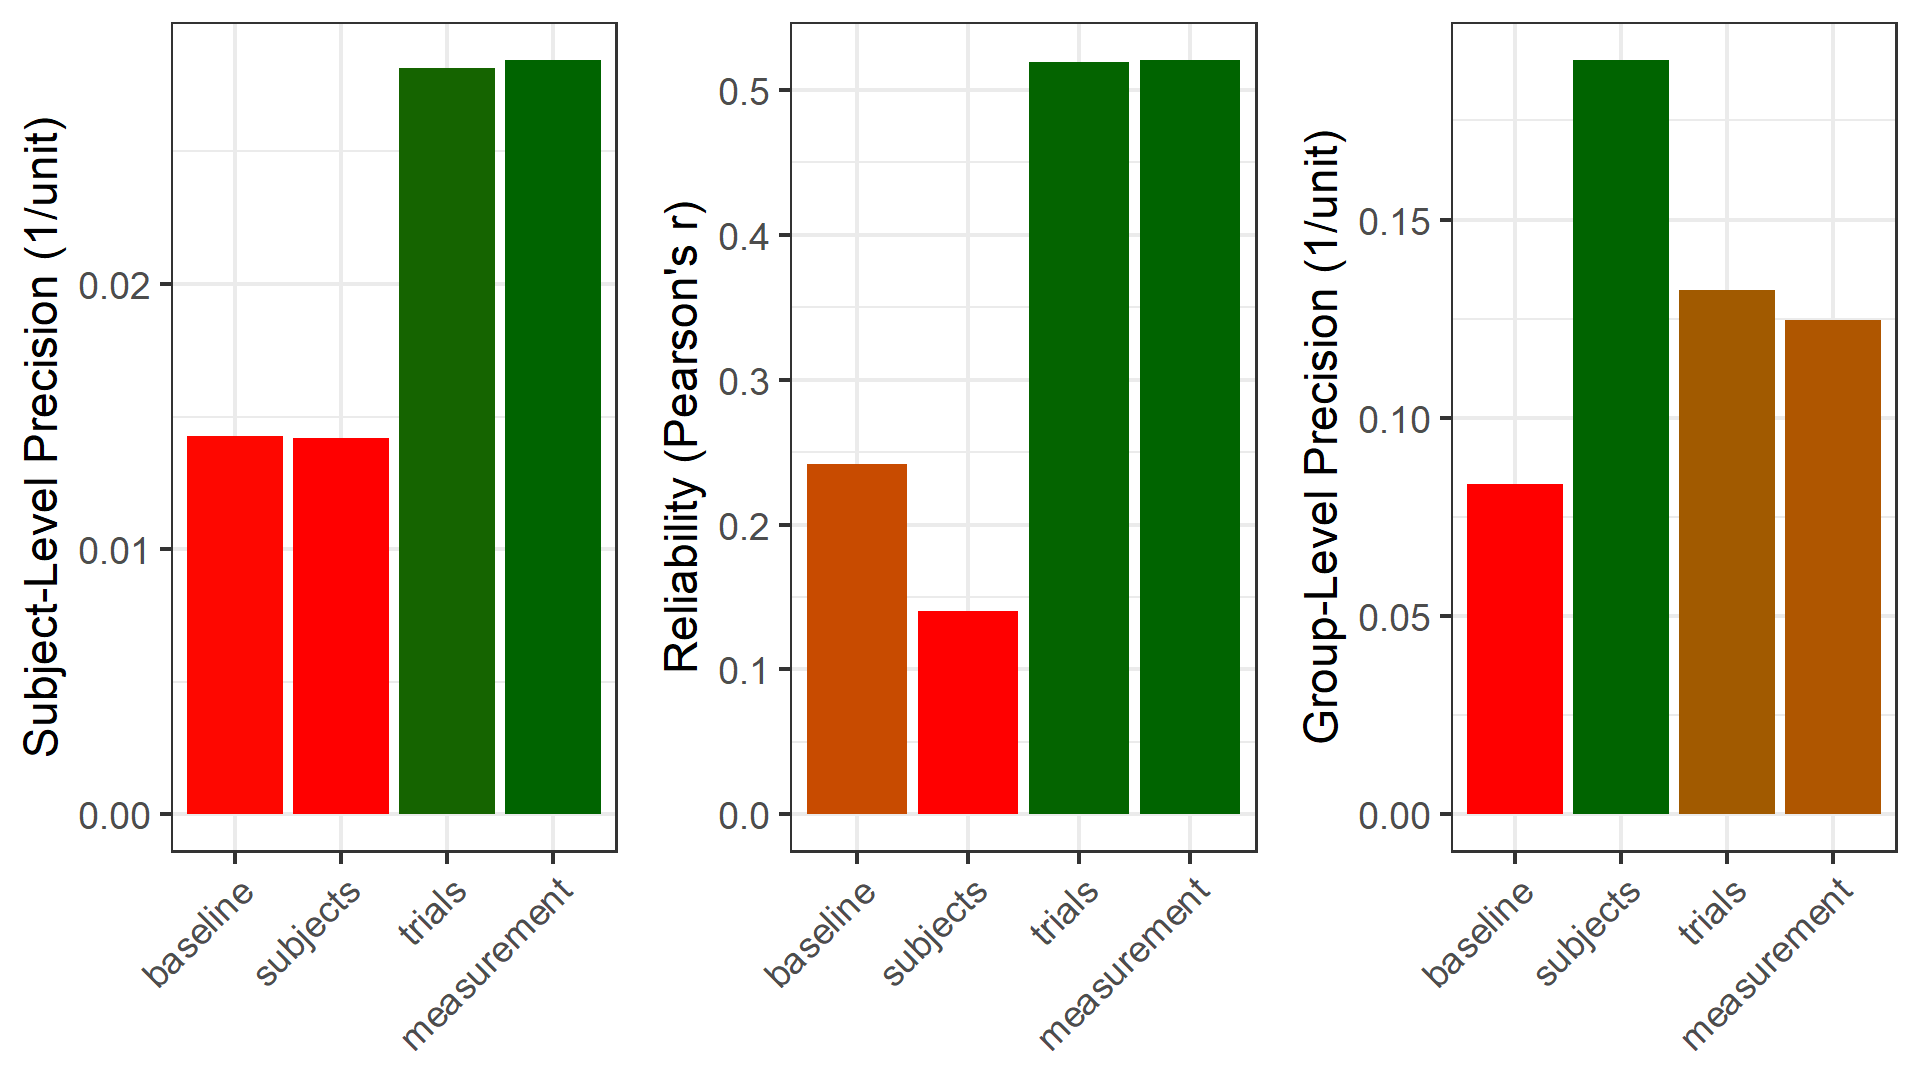

The R source for this figure:
library(tidyverse)
library(apa)

sd.trial1 = 500 #sd of random noise on trial-level (i.e. imprecision of the measurement device)
sd.trial2 = 250 #lower sd = more precise measurement

sd.subjects = 50  #standard deviation of sample
m = 500 #arbitrary population mean (even though it may be more plausible that smaller sd is related to smaller mean)

trial.n1 = 50
trial.n2 = trial.n1 * 4 #4x the trials = 2x the subject-level precision (if no sequence effects)

subject.n1 = 64
subject.n2 = subject.n1 * 4 #4x the subjects = 2x the group-level precision

odd  = function(x) return(x[1:length(x) %% 2 != 0])
even = function(x) return(x[1:length(x) %% 2 == 0])
se = function(x, na.rm = FALSE) {
  sd(x, na.rm) / sqrt(if(na.rm==F) length(x) else sum(is.na(x)==F))
}

set.seed(5713213)

m.subjects = m + rnorm(subject.n2, sd=sd.subjects) #draw subject-level means with sd = sample sd
sample.imprecise = m.subjects %>% lapply(function(x) {x + rnorm(trial.n2, sd=sd.trial1)} %>% tibble(x=.)) %>% #for each subject-level mean, draw trials with sd = trial-level imprecision
  bind_rows(.id="subject") %>% group_by(subject) %>% mutate(trial = 1:n(), subject = subject %>% as.integer())
sample.precise = m.subjects %>% lapply(function(x) {x + rnorm(trial.n2, sd=sd.trial2)} %>% tibble(x=.)) %>% #for each subject-level mean, draw trials with sd = trial-level imprecision
  bind_rows(.id="subject") %>% group_by(subject) %>% mutate(trial = 1:n(), subject = subject %>% as.integer())


sample.baseline = #imprecise measurement, few subjects, few trials
  sample.imprecise %>% filter(subject <= subject.n1, trial <= trial.n1) %>% 
  group_by(subject) %>% summarise(x.m = mean(x), #calculate subject-level means from simulated trial-data
                                  x.odd = x %>% odd() %>% mean(), 
                                  x.even = x %>% even() %>% mean(),
                                  x.sd = sd(x),
                                  x.se = se(x),
                                  x.se.odd = x %>% odd() %>% se(),
                                  x.se.even = x %>% even() %>% se())

sample.subjects = #imprecise measurement, many subjects, few trials
  sample.imprecise %>% filter(trial <= trial.n1) %>% 
  group_by(subject) %>% summarise(x.m = mean(x), #calculate subject-level means from simulated trial-data
                                  x.odd = x %>% odd() %>% mean(), 
                                  x.even = x %>% even() %>% mean(),
                                  x.sd = sd(x),
                                  x.se = se(x),
                                  x.se.odd = x %>% odd() %>% se(),
                                  x.se.even = x %>% even() %>% se())

sample.trials = #imprecise measurement, few subjects, many trials
  sample.imprecise %>% filter(subject <= subject.n1) %>% 
  group_by(subject) %>% summarise(x.m = mean(x), #calculate subject-level means from simulated trial-data
                                  x.odd = x %>% odd() %>% mean(), 
                                  x.even = x %>% even() %>% mean(),
                                  x.sd = sd(x),
                                  x.se = se(x),
                                  x.se.odd = x %>% odd() %>% se(),
                                  x.se.even = x %>% even() %>% se())

sample.measurement = #precise measurement, few subjects, few trials
  sample.precise %>% filter(subject <= subject.n1, trial <= trial.n1) %>% 
  group_by(subject) %>% summarise(x.m = mean(x), #calculate subject-level means from simulated trial-data
                                  x.odd = x %>% odd() %>% mean(), 
                                  x.even = x %>% even() %>% mean(),
                                  x.sd = sd(x),
                                  x.se = se(x),
                                  x.se.odd = x %>% odd() %>% se(),
                                  x.se.even = x %>% even() %>% se())


hierarchy = sample.baseline %>% mutate(sample = "baseline", n.trials = trial.n1) %>% 
  bind_rows(sample.subjects %>% mutate(sample = "subjects", n.trials = trial.n1)) %>%
  bind_rows(sample.trials %>% mutate(sample = "trials", n.trials = trial.n2)) %>% 
  bind_rows(sample.measurement %>% mutate(sample = "measurement", n.trials = trial.n1)) %>% 
  mutate(sample = sample %>% as_factor())

hierarchy.summary = hierarchy %>% group_by(sample) %>% 
  summarise(n.subjects = n(),
            n.trials = n.trials %>% mean(),
            M = mean(x.m),           #should be ~ m
            SD.subject = mean(x.sd), #should be ~ c(rep(sd.trial1, 3), sd.trial2) #average SD within every subject, across trials
            SE.subject = mean(x.se), #should be ~ c(rep(sd.trial1, 3), sd.trial2) / sqrt(c(trial.n1, trial.n1, trial.n2, trial.n1))
            SD.total = sd(x.m),      #should be ~ sd.subjects #but is inflated by subject-level variance
            SE.total = se(x.m),      #should be ~ sd.subjects / sqrt(c(subject.n1, subject.n2, subject.n1, subject.n1))
            #SD.between = sqrt(SD.total^2 - SD.subject^2/n.trials), #estimation adapted from Penny & Holmes (2003) #may be incorrect
            precision.group = 1 / SE.total,  
            precision.subject = 1 / SE.subject,
            reliability = cor(x.odd, x.even)) #%>% select(sample, n.subjects, n.trials, SD.subject, contains("precision"), reliability) %>% rename(precision.measurement = SD.subject)

hierarchy.summary
#more subjects increase group-level precision but not subject-level precision or reliability
#more trials & higher measurement precision carry on to increase group-level precision while boosting subject-level precision & reliability
#(but benefit on group-level depends on within-subject variability, i.e., sd.trial)
# => plot to see relative benefits

#"input" parameters
hierarchy.summary %>% pivot_longer(cols=c("n.subjects", "n.trials", "SD.subject"), names_to = "input") %>% 
  group_by(input) %>% mutate(precision = case_when(input == "SD.subject" ~ ifelse(value < quantile(value, prob=.25), "high", "low"),
                                                   value >= quantile(value, prob=.75) ~ "high",
                                                   T ~ "low")) %>% ungroup() %>% 
  ggplot(aes(x=sample, y=value, fill=precision)) + facet_wrap(vars(input), nrow=1, scales="free") +
  geom_col() + theme_bw() + scale_fill_manual(values=c("low" = "red", "high" = "darkgreen"))

#"output" parameters
scale01 = function(x) { return((x - min(x)) / (max(x) - min(x))) }
## can't add individual y-labs with facet_wrap => use cowplot
# hierarchy.summary %>% pivot_longer(cols=c("precision.group", "precision.subject", "reliability"), names_to = "output") %>% 
#   mutate(output = output %>% factor(levels=c("precision.subject", "reliability", "precision.group"))) %>% 
#   group_by(output) %>% mutate(precision = (value - min(value)) / (max(value) - min(value))) %>% ungroup() %>% 
#   ggplot(aes(x=sample, y=value, fill=precision)) + facet_wrap(vars(output), nrow=1, scales="free") +
#   geom_col() + theme_bw() + labs(x="", y="") + theme(legend.position = "none") + 
#   theme(axis.text.x = element_text(angle = 45, hjust=1)) +
#   scale_fill_gradient(low="red", high="darkgreen") #scale_fill_gradient2(low="red", mid="yellow", high="darkgreen")
cowplot::plot_grid(hierarchy.summary %>% mutate(colorCode = scale01(precision.subject)) %>% 
                     ggplot(aes(x=sample, y=precision.subject, fill=colorCode)) + 
                     geom_col() + theme_bw() + labs(y="Subject-Level Precision (1/unit)", x="") + theme(legend.position = "none") + 
                     theme(axis.text.x = element_text(angle = 45, hjust=1), axis.title.x=element_blank()) +
                     #scale_fill_viridis_c(),
                     scale_fill_gradient(low="red", high="darkgreen"),
                   hierarchy.summary %>% mutate(colorCode = scale01(reliability)) %>% 
                     ggplot(aes(x=sample, y=reliability, fill=colorCode)) + 
                     geom_col() + theme_bw() + labs(y="Reliability (Pearson's r)", x="") + theme(legend.position = "none") + 
                     theme(axis.text.x = element_text(angle = 45, hjust=1), axis.title.x=element_blank()) +
                     #scale_fill_viridis_c(),
                     scale_fill_gradient(low="red", high="darkgreen"),
                   hierarchy.summary %>% mutate(colorCode = scale01(precision.group)) %>% 
                     ggplot(aes(x=sample, y=precision.group, fill=colorCode)) + 
                     geom_col() + theme_bw() + labs(y="Group-Level Precision (1/unit)", x="") + theme(legend.position = "none") + 
                     theme(axis.text.x = element_text(angle = 45, hjust=1), axis.title.x=element_blank()) +
                     #scale_fill_viridis_c(),
                     scale_fill_gradient(low="red", high="darkgreen"),
                   cowplot::get_legend(hierarchy.summary %>% mutate(colorCode = scale01(precision.subject)) %>% ggplot(aes(x=sample, y=precision.group, fill=colorCode)) + geom_point() + theme_bw() +
                     scale_fill_continuous("", labels=c("worst", "best"), type="gradient", low="red", high="darkgreen", breaks=function(limits) { c(min(limits), max(limits)) })),
                   nrow=1, rel_widths = c(1, 1, 1, .4))
#ggsave(filename="Precision Hierarchy.png", device="png", dpi=300, units="in", width=1920/300, height = 1080/300)
#ggsave(filename="Precision Hierarchy.jpg", device="jpg", dpi=300, units="in", width=1920/300, height = 1080/300)

#scatter plots (cf. Figure 2)
hierarchy %>% mutate(x.rank = x.m %>% rank() %>% {-.}) %>% 
  ggplot(aes(x = x.odd, y = x.even, color = x.rank)) + 
  facet_wrap(vars(sample), nrow=2) + 
  geom_errorbar(aes(ymin=x.even - x.se.even, ymax=x.even + x.se.even)) +
  geom_errorbarh(aes(xmin=x.odd - x.se.odd, xmax=x.odd + x.se.odd)) +
  geom_point() + geom_smooth(method="lm") + 
  scale_color_viridis_c() + theme_bw() + theme(legend.position = "none")
#ggsave(filename="Precision Hierarchy Scatter.png", device="png", dpi=300, units="in", width=1920/300, height = 1080/300)


## Visualization: With and without precision
# hierarchy %>% filter(sample == "baseline") %>% mutate(x.rank = x.m %>% rank() %>% {-.}) %>% 
#   ggplot(aes(x = x.odd, y = x.even, color = x.rank)) + 
#   geom_point() + geom_smooth(method="lm", se=F) + 
#   scale_color_viridis_c() + theme_bw() + theme(legend.position = "none") + lims(x=c(50, 950), y=c(50, 950))
# ggsave(filename="Scatter Example (no precision).png", device="png", dpi=300, units="in", width=1920/300, height = 1080/300)
# 
# hierarchy %>% filter(sample == "baseline") %>% mutate(x.rank = x.m %>% rank() %>% {-.}) %>% 
#   ggplot(aes(x = x.odd, y = x.even, color = x.rank)) + 
#   geom_errorbar(aes(ymin=x.even - x.se.even, ymax=x.even + x.se.even)) +
#   geom_errorbarh(aes(xmin=x.odd - x.se.odd, xmax=x.odd + x.se.odd)) +
#   geom_point() + geom_smooth(method="lm") + 
#   scale_color_viridis_c() + theme_bw() + theme(legend.position = "none") + lims(x=c(50, 950), y=c(50, 950))
# ggsave(filename="Scatter Example (with precision).png", device="png", dpi=300, units="in", width=1920/300, height = 1080/300)
